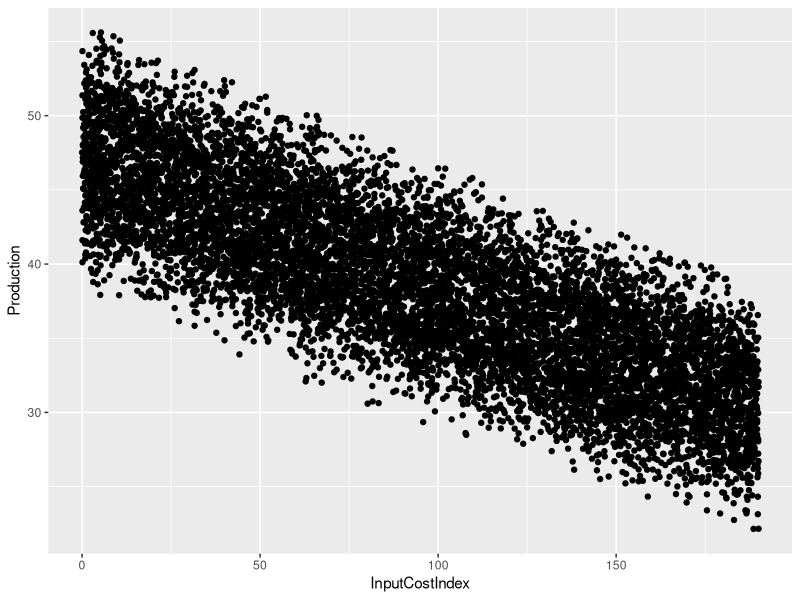
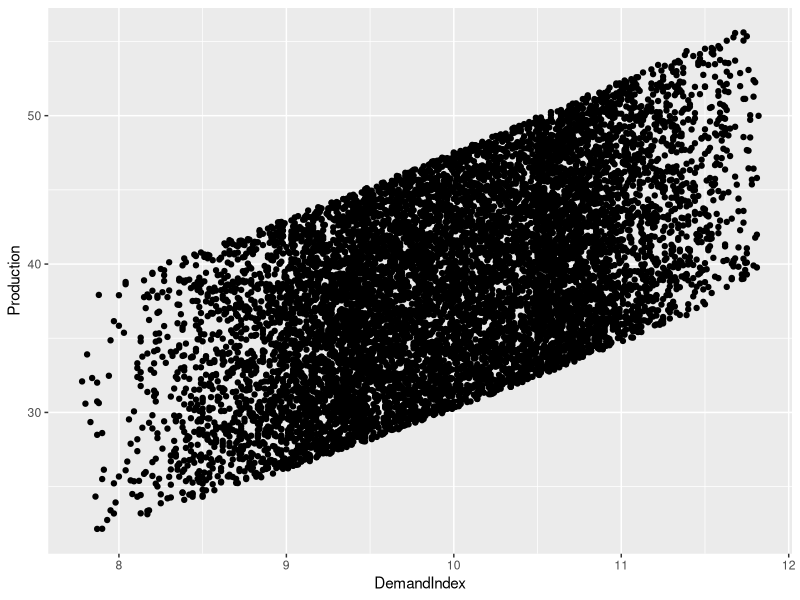
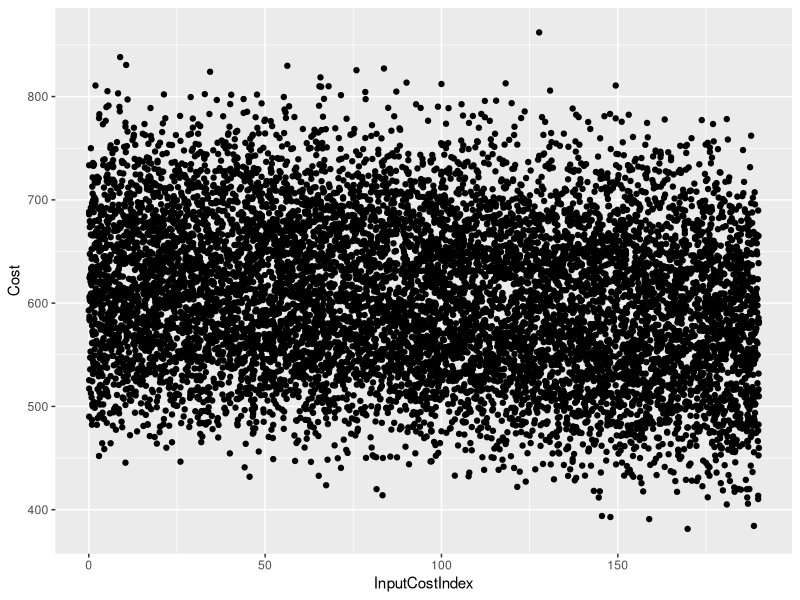
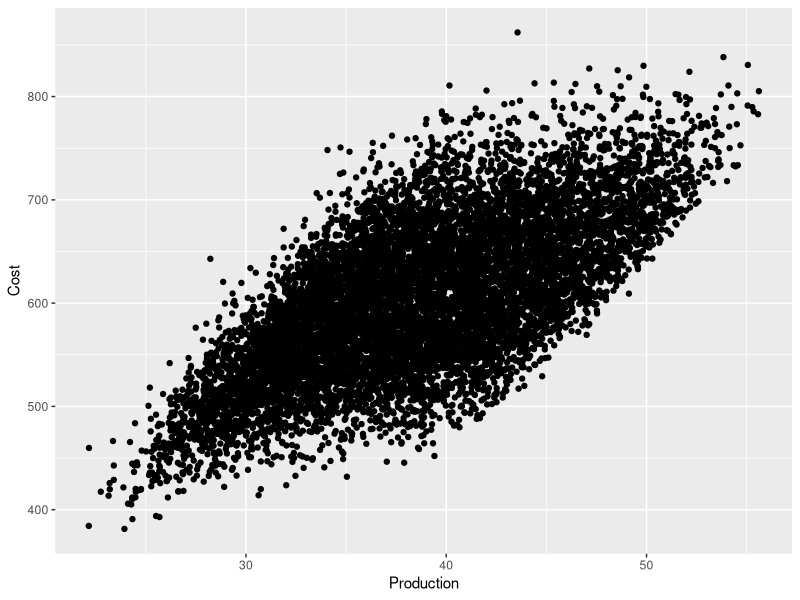
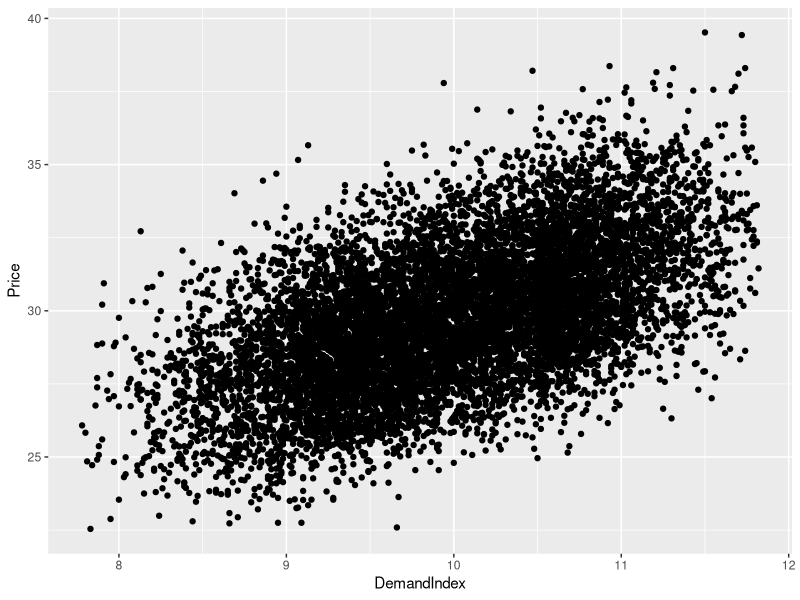
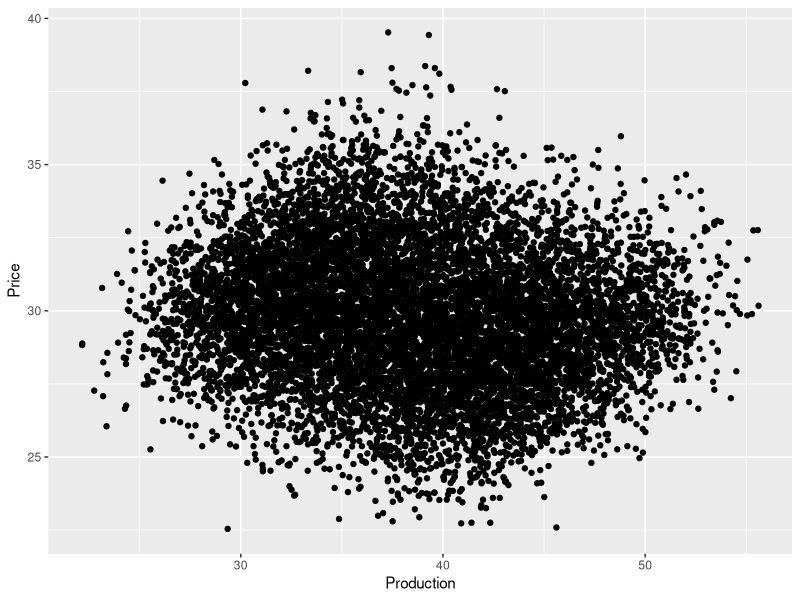

Write the R code that produced these figures, in order.
## ---- chunk 1
# import Libraries
library(ggplot2)
library(dplyr)
## ---- chunk 2
# load data
df <- read.csv('MarketDataMonopoly.csv')
str(df)
## ---- chunk 3
# profit
df$Profit <- df$Revenue - df$Cost
## ---- chunk 4
ggplot(df, aes(x=InputCostIndex, y=Production)) +
      geom_point()

ggplot(df, aes(x=DemandIndex, y=Production)) +
      geom_point()
## ---- chunk 5
# outcome
reg <- lm(Production ~ InputCostIndex + DemandIndex, df)
summary(reg)
## ---- chunk 6
ggplot(df, aes(x=InputCostIndex, y=Cost)) +
      geom_point()

ggplot(df, aes(x=Production, y=Cost)) +
      geom_point()
## ---- chunk 7
# cost model
model1 <- lm(Cost ~ Production + InputCostIndex, df)
summary(model1)
## ---- chunk 8
# price 
df$Price <- df$Revenue/df$Production

ggplot(df, aes(x=DemandIndex, y=Price)) +
      geom_point()

ggplot(df, aes(x=Production, y=Price)) +
      geom_point()
## ---- chunk 9
# price model
model2 <- lm(Price ~ Production + DemandIndex, df)
summary(model2)
## ---- chunk 10
# predict
# new df
input <- data.frame('InputCostIndex' = c(100, 200, 50), 'DemandIndex' = c(10, 5, 17), 'Production' = c(0, 0, 0), 'Cost' = c(0, 0, 0), 'Price' = c(0, 0, 0), 'Profit' = c(0, 0, 0))

for (i in 1:3){
  # production
  input[i, 3] = predict(reg, newdata = input[i,])
  # cost
  input[i, 4] = predict(model1, newdata = input[i,])
  # demand
  input[i, 5] = predict(model2, newdata = input[i,])
  # profit
  input[i, 6] = input[i, 3]*input[i, 5]-input[i, 4]
}

input
## ---- chunk 11
predict_function <- function(CostIndex, DemandIndex){
  production <- 2.523e+00 - 9.095e-02*CostIndex + 4.477e+00*DemandIndex
  cost <- -3.040e+02 + 1.975e+01*production + 1.536e+00*CostIndex
  price <- 10.508292 - 0.260320*production + 2.937987*DemandIndex
  profit <- production*price - cost
  
  output <- data.frame('Production' = production, 'Cost' = cost, 'Profit' = profit)
  print(output)
}
## ---- chunk 12
predict_function(100,10)
predict_function(200,5)
predict_function(50,17)
